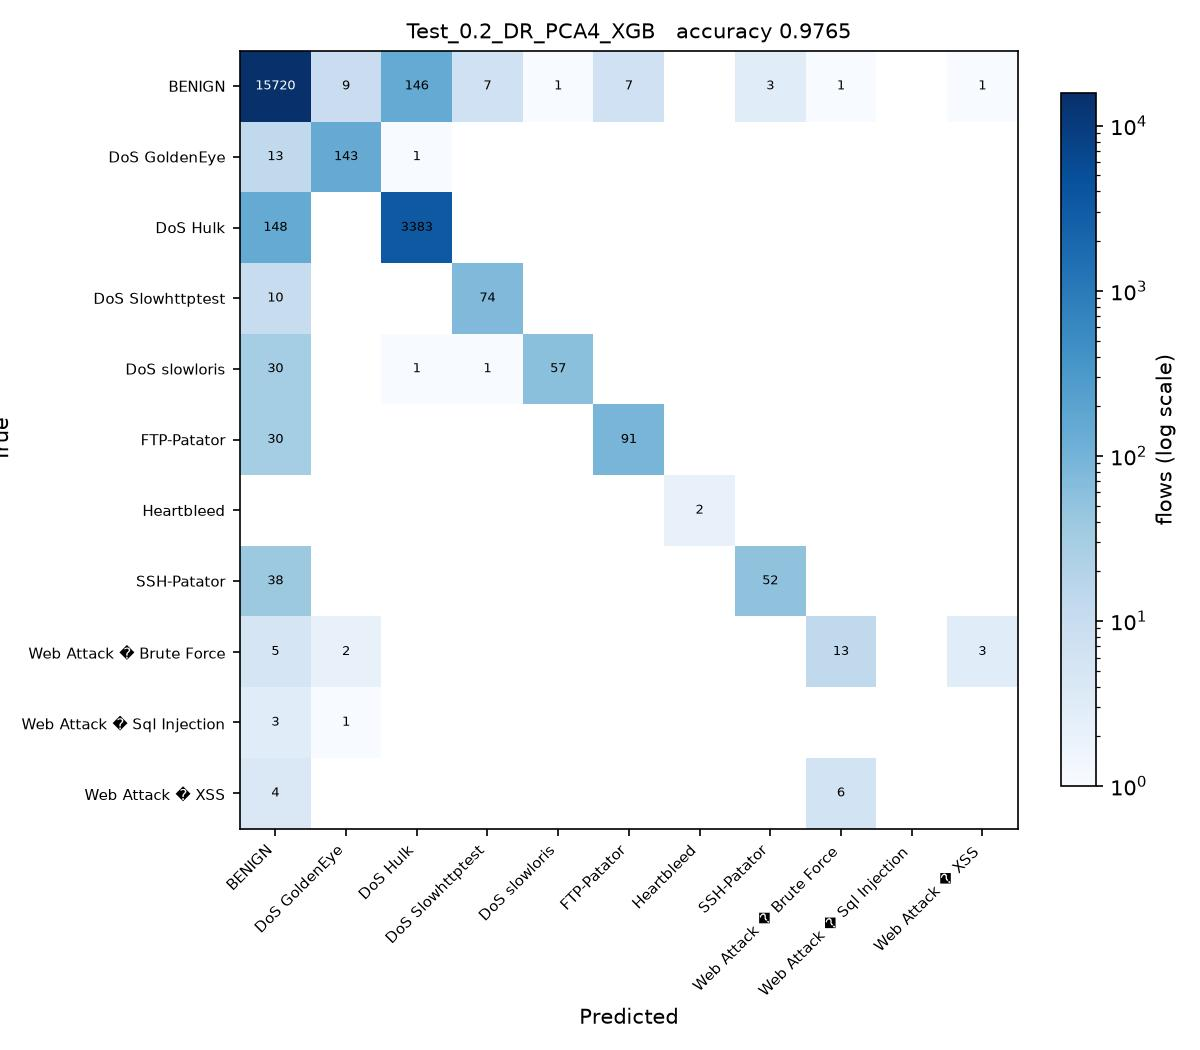

The script that saved this image:
# Test_0.2_DR_PCA4_XGB.py
#
# Test size 0.2  |  PCA, 4 components  |  XGBoost (sheet #9)
#
# This is SGDC_60_40.py with the changes marked CHANGE below and nothing else.

import os
from pathlib import Path

# CHANGE 1: find the folder holding the three CSV files and run from there, so
# the plain file names below resolve no matter where this script is started
# from or how deeply it sits inside the project folder.
HERE = Path(__file__).resolve().parent
for PROJECT in [HERE, *HERE.parents]:
    if (PROJECT / 'Tuesday-WorkingHours.pcap_ISCX.csv').exists():
        os.chdir(PROJECT)
        break
else:
    raise SystemExit('Put this folder inside the folder that holds the three '
                     'CIC-IDS2017 CSV files, then run the script again.')
import numpy as np
import pandas as pd

df1 = pd.read_csv('Tuesday-WorkingHours.pcap_ISCX.csv', low_memory=True)
df2 = pd.read_csv('Wednesday-workingHours.pcap_ISCX.csv', low_memory=True)
df3 = pd.read_csv('Thursday-WorkingHours-Morning-WebAttacks.pcap_ISCX.csv', low_memory=True)

dataset = pd.concat([df1, df2, df3], ignore_index=True)

dataset.columns = dataset.columns.str.strip()

# CHANGE 2: a stratified sample of 100000 flows, the same for every run. An RBF
# SVM on all 1.3 million flows would take about an hour per script.
# At least 50 flows of every class are kept.
label = dataset.columns[-1]
dataset = pd.concat(
    [g.sample(n=min(len(g), max(50, round(100000 * len(g) / len(dataset)))), random_state=0)
     for _, g in dataset.groupby(label)],
    ignore_index=True
)

X = dataset.iloc[:, :-1]
y = dataset.iloc[:, -1]

X = X.apply(pd.to_numeric, errors='coerce')

X.replace([np.inf, -np.inf], np.nan, inplace=True)

from sklearn.impute import SimpleImputer

imputer = SimpleImputer(missing_values=np.nan, strategy='mean')
X = imputer.fit_transform(X)

from sklearn.preprocessing import LabelEncoder

labelencoder_y = LabelEncoder()
y = labelencoder_y.fit_transform(y)

from sklearn.model_selection import train_test_split

X_train, X_test, y_train, y_test = train_test_split(
    X,
    y,
    test_size=0.2,   # CHANGE 3: test size
    random_state=0,
    stratify=y
)

# CHANGE 4: PCA, from PCA_LDA_KErnel_PCA_CODE.pdf (fit only on training data)
from sklearn.decomposition import PCA

pca = PCA(n_components=4)
X_train = pca.fit_transform(X_train)
X_test = pca.transform(X_test)

# CHANGE 5: XGBoost (sheet #9) in place of SGDClassifier
from xgboost import XGBClassifier

classifier = XGBClassifier()

classifier.fit(X_train, y_train)

y_pred = classifier.predict(X_test) 

from sklearn.metrics import confusion_matrix
from sklearn.metrics import accuracy_score
from sklearn.metrics import precision_score
from sklearn.metrics import recall_score
from sklearn.metrics import f1_score
from sklearn.metrics import classification_report

cm = confusion_matrix(y_test, y_pred)

print("Confusion Matrix:\n")
print(cm)

print("\nAccuracy : {:.4f}".format(accuracy_score(y_test, y_pred)))
print("\nPrecision : {:.4f}".format(precision_score(y_test, y_pred, average='weighted')))
print("\nRecall : {:.4f}".format(recall_score(y_test, y_pred, average='weighted')))
print("\nF1 Score : {:.4f}".format(f1_score(y_test, y_pred, average='weighted')))

print("\nClassification Report:\n")
print(classification_report(y_test, y_pred))

# CHANGE 6: save the confusion matrix as Test_0.2_DR_PCA4_XGB.jpg and record the result
import matplotlib
matplotlib.use('Agg')
import matplotlib.pyplot as plt
from matplotlib.colors import LogNorm

here = HERE                     # the folder this script sits in
names = [str(c) for c in labelencoder_y.classes_]
fig, ax = plt.subplots(figsize=(8, 7))
im = ax.imshow(cm, cmap='Blues', norm=LogNorm(vmin=1))
ax.set_xticks(range(len(names)), names, rotation=45, ha='right', fontsize=7)
ax.set_yticks(range(len(names)), names, fontsize=7)
ax.set_xlabel('Predicted')
ax.set_ylabel('True')
ax.set_title('Test_0.2_DR_PCA4_XGB   accuracy {:.4f}'.format(accuracy_score(y_test, y_pred)), fontsize=10)
for i in range(cm.shape[0]):
    for j in range(cm.shape[1]):
        if cm[i, j]:
            ax.text(j, i, cm[i, j], ha='center', va='center', fontsize=6,
                    color='white' if cm[i, j] > cm.max() / 3 else 'black')
fig.colorbar(im, ax=ax, fraction=0.04, label='flows (log scale)')
fig.tight_layout()
fig.savefig(here / 'Test_0.2_DR_PCA4_XGB.jpg', dpi=150)
plt.close(fig)

row = pd.DataFrame([{
    'Test': 0.2, 'DR': 'PCA4', 'Clas': 'XGB',
    'Acc': round(accuracy_score(y_test, y_pred), 4),
    'Pre': round(precision_score(y_test, y_pred, average='weighted'), 4),
    'Rec': round(recall_score(y_test, y_pred, average='weighted'), 4),
    'F1': round(f1_score(y_test, y_pred, average='weighted'), 4),
    'script': 'Test_0.2_DR_PCA4_XGB',
}])
out = PROJECT / 'results' / '75_runs_pca.csv'
out.parent.mkdir(exist_ok=True)
if out.exists():
    old = pd.read_csv(out)
    row = pd.concat([old[old['script'] != 'Test_0.2_DR_PCA4_XGB'], row], ignore_index=True)
row.to_csv(out, index=False)
